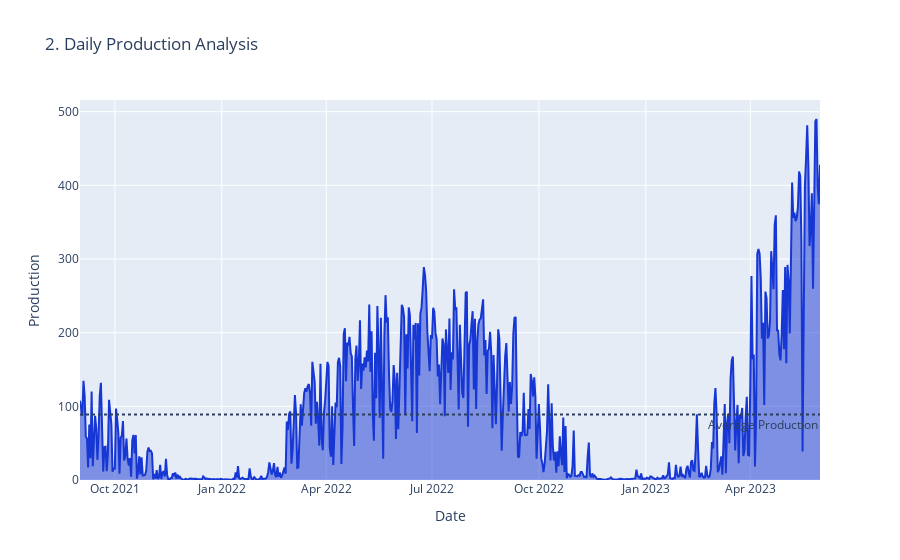

This figure's notebook cell:
### Code cell
fig = px.area(dailyProd,x=dailyProd.index,y="target",
              title='2. Daily Production Analysis')
fig.add_hline(y=meanProduction, line_dash="dot",
              annotation_text="Average Production",
              annotation_position="bottom right")
fig.update_traces(line_color='#1737d4')
fig.update_layout(xaxis_title="Date",
                  yaxis_title="Production")
fig.show()

### Figure 1 — Plotly figure (JSON) as saved in the notebook; plotly's stock layout.template omitted (floating-point values rounded to 4 significant figures; data arrays with more than 128 entries replaced by an {"elided": "..."} marker saying what was removed)
{"data": [{"fillpattern": {"shape": ""}, "hovertemplate": "datetime=%{x}<br>target=%{y}<extra></extra>", "legendgroup": "", "line": {"color": "#1737d4"}, "marker": {"symbol": "circle"}, "mode": "lines", "name": "", "orientation": "v", "showlegend": false, "stackgroup": "1", "type": "scatter", "x": {"elided": "638 str values"}, "xaxis": "x", "y": {"elided": "638 float values"}, "yaxis": "y"}], "layout": {"annotations": [{"showarrow": false, "text": "Average Production", "x": 1, "xanchor": "right", "xref": "x domain", "y": 89.0, "yanchor": "top", "yref": "y"}], "legend": {"tracegroupgap": 0}, "shapes": [{"line": {"dash": "dot"}, "type": "line", "x0": 0, "x1": 1, "xref": "x domain", "y0": 89.0, "y1": 89.0, "yref": "y"}], "title": {"text": "2. Daily Production Analysis"}, "xaxis": {"anchor": "y", "domain": [0, 1], "title": {"text": "Date"}}, "yaxis": {"anchor": "x", "domain": [0, 1], "title": {"text": "Production"}}}}
